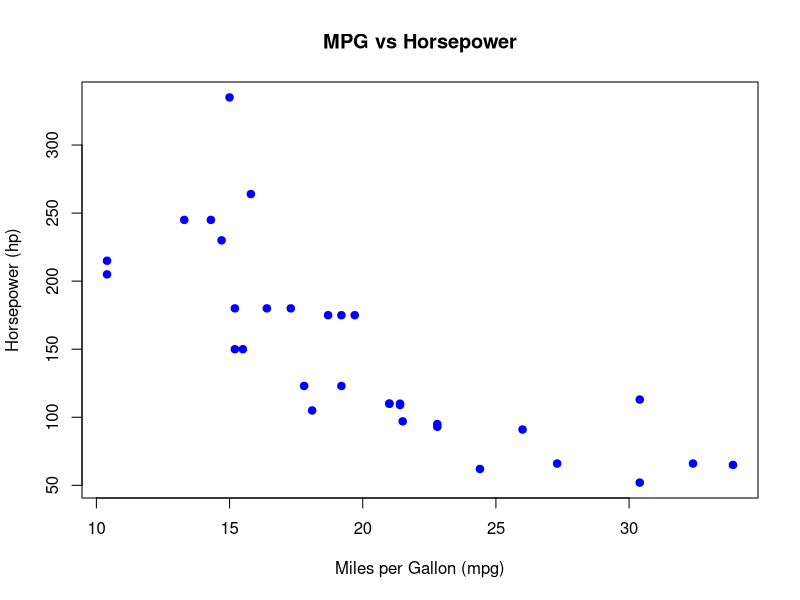
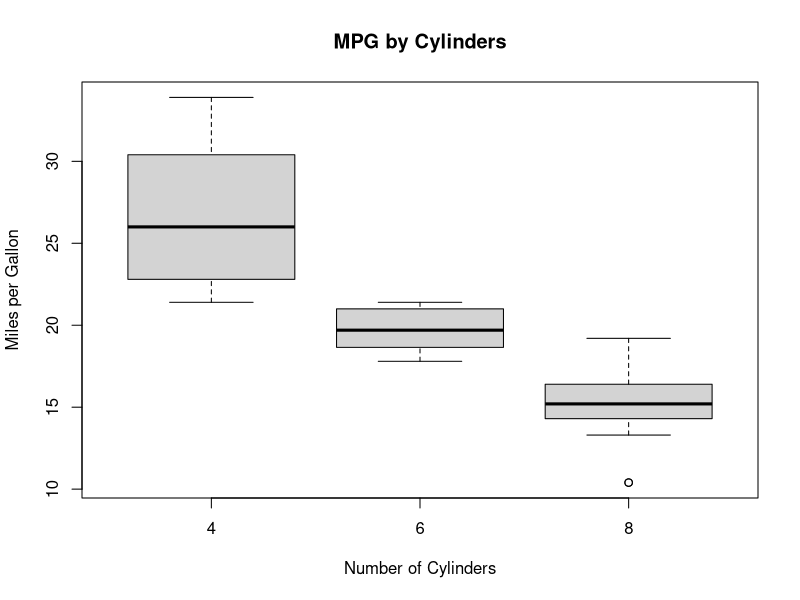
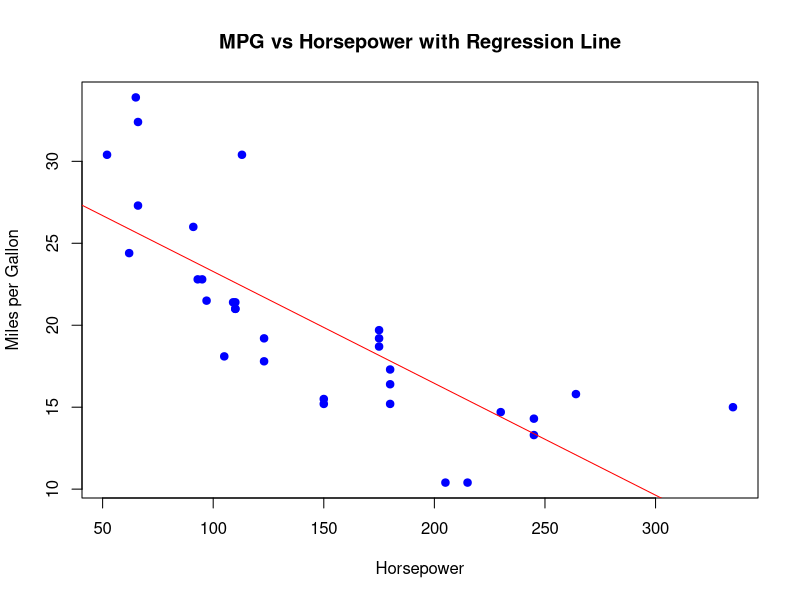
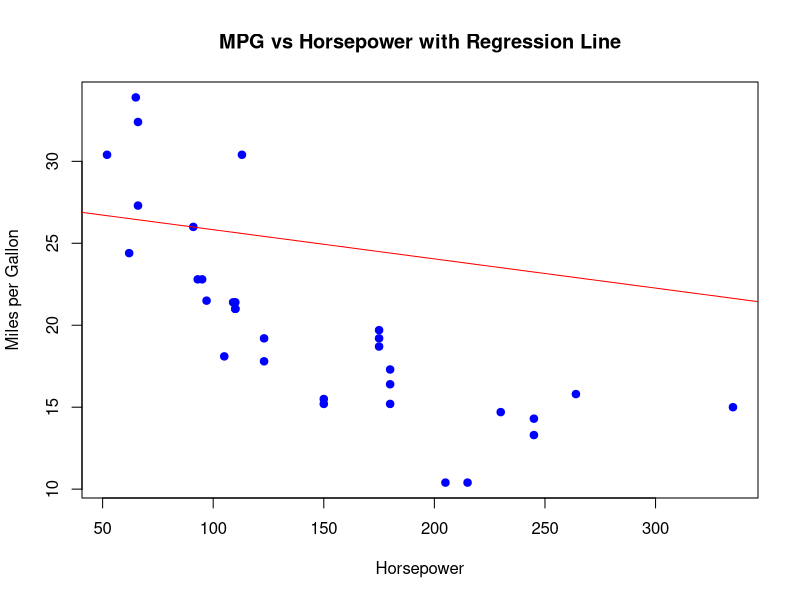
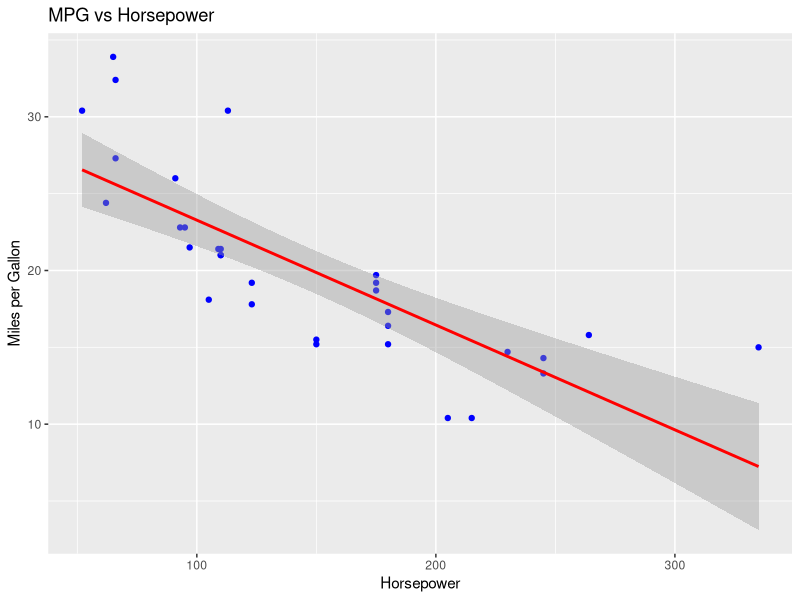

These figures' R source, in order:

# Load the dataset
data(mtcars)

# View the structure of the dataset
str(mtcars)

# Summary statistics of the dataset
summary(mtcars)

# Check the first few rows
head(mtcars)

# Mean, median, and standard deviation of mpg
mean(mtcars$mpg)
median(mtcars$mpg)
sd(mtcars$mpg)

# Correlation matrix
cor(mtcars)

# Scatterplot between mpg and hp (horsepower)
plot(mtcars$mpg, mtcars$hp, 
     xlab = "Miles per Gallon (mpg)", 
     ylab = "Horsepower (hp)",
     main = "MPG vs Horsepower",
     pch = 19, col = "blue")

# Boxplot for mpg across different number of cylinders
boxplot(mpg ~ cyl, data = mtcars, 
        xlab = "Number of Cylinders", 
        ylab = "Miles per Gallon",
        main = "MPG by Cylinders")

# Simple linear regression: predicting mpg based on hp
model <- lm(mpg ~ hp, data = mtcars)
summary(model)

# Scatter plot of mpg vs hp
plot(mtcars$hp, mtcars$mpg, 
     xlab = "Horsepower", 
     ylab = "Miles per Gallon", 
     main = "MPG vs Horsepower with Regression Line",
     pch = 19, col = "blue")

# Add the regression line
abline(model, col = "red")

# Multiple linear regression: predicting mpg based on multiple variables
multi_model <- lm(mpg ~ hp + wt + qsec, data = mtcars)
summary(multi_model)

# Scatter plot of mpg vs hp
plot(mtcars$hp, mtcars$mpg, 
     xlab = "Horsepower", 
     ylab = "Miles per Gallon", 
     main = "MPG vs Horsepower with Regression Line",
     pch = 19, col = "blue")

# Add the regression line
abline(multi_model, col = "red")

# Filter cars with more than 6 cylinders
subset_mtcars <- subset(mtcars, cyl > 6)

# Display the result
subset_mtcars

# Group by number of cylinders and calculate mean mpg for each group
library(dplyr)

mtcars %>%
  group_by(cyl) %>%
  summarise(mean_mpg = mean(mpg))

# Scatterplot with regression line using ggplot2
library(ggplot2)

ggplot(mtcars, aes(x = hp, y = mpg)) +
  geom_point(color = "blue") +
  geom_smooth(method = "lm", color = "red") +
  labs(title = "MPG vs Horsepower", x = "Horsepower", y = "Miles per Gallon")
